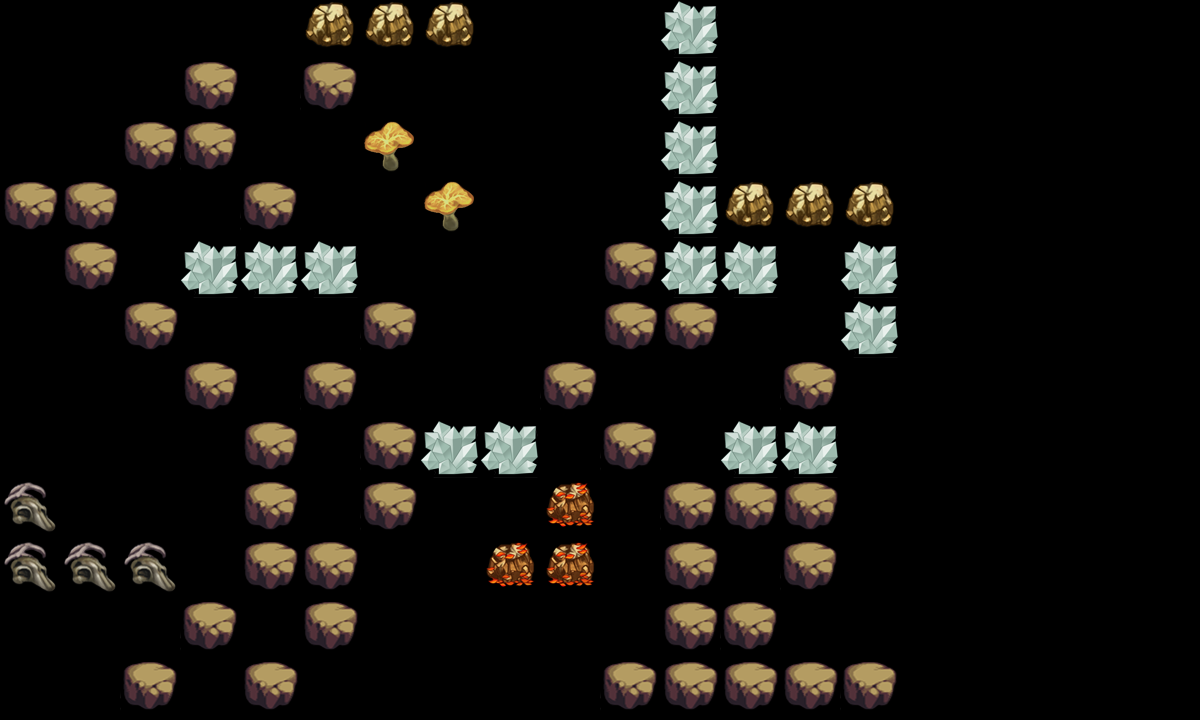

This game map was drawn from its Tiled (.tmx) file and the tilesets committed beside it. A one-line description and the trimmed map source follow:
An orthogonal 20x12 tile map with 60x60 px tiles, 2 tile layers (canDes, cannotDes) and 23 objects (re2, tankpoint, re4, re5, re6, ...).

<map version="1.0" orientation="orthogonal" width="20" height="12" tilewidth="60" tileheight="60">
 <tileset firstgid="1" name="tmw_desert_spacing" tilewidth="60" tileheight="60">
  <image source="tmw_desert_spacing.png" width="480" height="300" />
  <tile id="30">
   <properties>
    <property name="canDes" value="1" />
   </properties>
  </tile>
 </tileset>
 <layer name="canDes" width="20" height="12">
  <data>[240 cells, 55 non-empty, 6 distinct tile ids]</data>
 </layer>
 <layer name="cannotDes" width="20" height="12">
  <data>[240 cells, 15 non-empty, 1 distinct tile ids]</data>
 </layer>
 <objectgroup name="spawnPoints" width="20" height="12">
  <object name="re2" x="482" y="62" width="60" height="60" />
  <object name="tankpoint" x="423" y="601" width="60" height="60" />
  <object name="re4" x="601" y="120" width="60" height="60" />
  <object name="re5" x="120" y="478" width="60" height="60" />
  <object name="re6" x="454" y="331" width="55" height="55" />
  <object name="re1" x="61" y="60" width="60" height="60" />
  <object name="re3" x="839" y="595" width="60" height="60" />
 </objectgroup>
 <objectgroup name="roadPoints" width="20" height="12" visible="0">
  <object name="p1" x="300" y="660" width="60" height="60" />
  <object name="p2" x="297" y="423" width="60" height="60" />
  <object name="p3" x="599" y="419" width="60" height="60" />
  <object name="p4" x="600" y="56" width="60" height="60" />
 </objectgroup>
 <objectgroup name="bossPoint" width="20" height="12" visible="0">
  <object name="boss1" x="663" y="0" width="60" height="60" />
 </objectgroup>
 <objectgroup name="buildingPoint" width="20" height="12">
  <object name="building1" x="749" y="51" width="120" height="120" />
 </objectgroup>
 <objectgroup name="endPoint" width="20" height="12">
  <object name="endpoint" x="481" y="240" width="60" height="60" />
 </objectgroup>
 <objectgroup name="morePoint" width="20" height="12">
  <object name="morepoint" x="61" y="360" width="60" height="60" />
 </objectgroup>
 <objectgroup name="minesPoint" width="20" height="12">
  <object name="mines1" x="241" y="120" width="60" height="60" />
  <object name="mines2" x="721" y="540" width="60" height="60" />
  <object name="mines3" x="541" y="660" width="60" height="60" />
  <object name="mines4" x="601" y="480" width="60" height="60" />
  <object name="mines5" x="301" y="420" width="60" height="60" />
  <object name="mines6" x="721" y="300" width="60" height="60" />
  <object name="mines7" x="601" y="60" width="60" height="60" />
  <object name="mines8" x="541" y="300" width="60" height="60" />
 </objectgroup>
</map>
